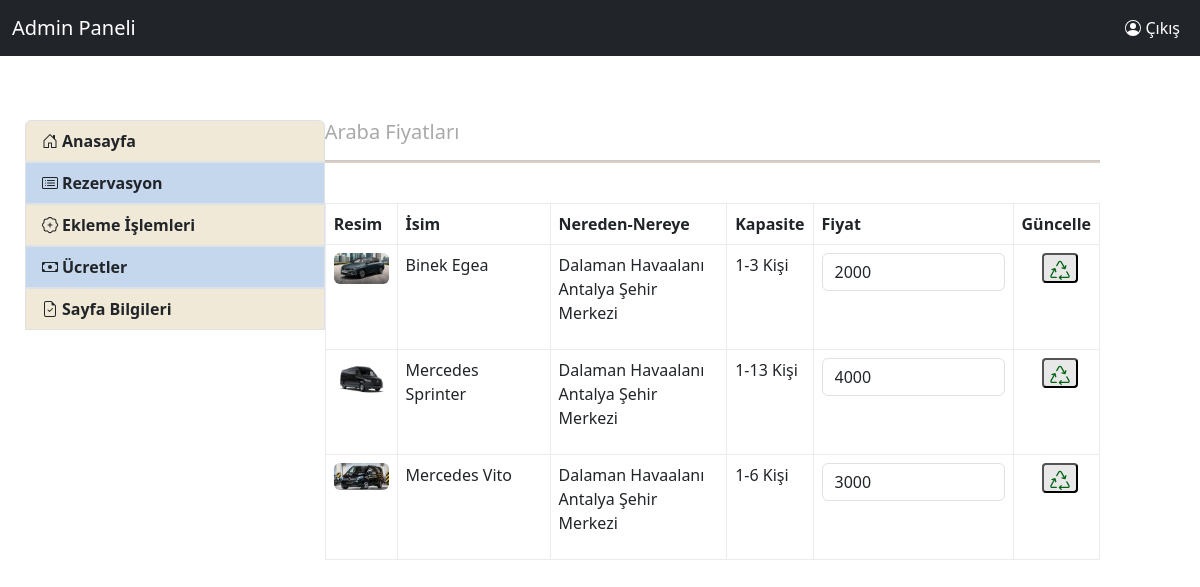
Screenshot of /admin_price_cars (signed in) with the database file from the repository.
### transfer/models.py (models this page shows, shortened)
class Car(models.Model):
    name = models.CharField(max_length=100,verbose_name="İsim")
    max_people = models.IntegerField(verbose_name="En Çok Kişi Sayısı")
    fromwhere = models.ForeignKey(FromWhere,verbose_name="Nereden",on_delete=models.CASCADE)
    towhere = models.ForeignKey(ToWhere,verbose_name="Nereye",on_delete=models.CASCADE)
    capasity = models.CharField(max_length=20,verbose_name="Kapasite")
    price = models.IntegerField(verbose_name="Ücret")
    currency = models.CharField(max_length=3,verbose_name="Birim",default="₺",blank=True)
    car_image = models.FileField(verbose_name="Resim")

class FromWhere(models.Model):
    name = models.CharField(max_length=300,verbose_name=_("Name"))

class ToWhere(models.Model):
    name = models.CharField(max_length=300,verbose_name="Name")

### transfer/views.py (the view, shortened to what this page needs)
# urls.py: path('admin_price_cars',views.admin_price_cars,name="admin_price_cars"),
@login_required(login_url="admin")
def admin_price_cars(request):
    cars = Car.objects.all()
    return render(request,"admin/admin_price_cars.html",{"cars":cars})

### templates/admin/admin_price_cars.html (shortened to what this page needs)
{% extends "admin/layout.html" %}
{% block content %}
{% if cars %}
<h5 style="color:#a9a9a9;">Araba Fiyatları</h5>
<hr color="#764409" size="5"><br>
<table class="table table-bordered border-light-subtle">
    <thead>
        <tr>
            <th scope="col">Resim</th>
            <th scope="col">İsim</th>
            <th scope="col">Nereden-Nereye</th>
            <th scope="col">Kapasite</th>
            <th scope="col">Fiyat</th>
            <th scope="col">Güncelle</th>
        </tr>
    </thead>
    <tbody>
{% for car in cars %}
    <tr >
        <td>
            <img class="img-fluid rounded" width="55px;" height="50px;" src="{{car.car_image.url}}" alt="{{car.name}}"></td>
        <td>{{car.name}}</td>
        <td>{{car.fromwhere.name}}
            <p>{{car.towhere.name}}</p>
        </td>
        <td>{{car.capasity}}</td>
        <form method="POST">
        <td style="width: 200px;">
                <input class="form-control" type="number" id="{{car.price}}" name="{{car.name}}" step="10"  value={{car.price}} />
        </td>
        <td>&emsp;
            <button type="submit" style="background-color:#e8e8e8; color:#036312;border-radius:4px;">
              </button>
        </td>
        </form>
    </tr>
{% endfor %}
    </tbody>
</table>
{% endif %}
{% endblock  %}

### rows the page displays
Car: car_image (picture), name "Binek Egea", fromwhere.name "Dalaman Havaalanı", towhere.name "Antalya Şehir Merkezi", capasity "1-3 Kişi", price "2000"
Car: car_image (picture), name "Mercedes Sprinter", fromwhere.name "Dalaman Havaalanı", towhere.name "Antalya Şehir Merkezi", capasity "1-13 Kişi", price "4000"
Car: car_image (picture), name "Mercedes Vito", fromwhere.name "Dalaman Havaalanı", towhere.name "Antalya Şehir Merkezi", capasity "1-6 Kişi", price "3000"
